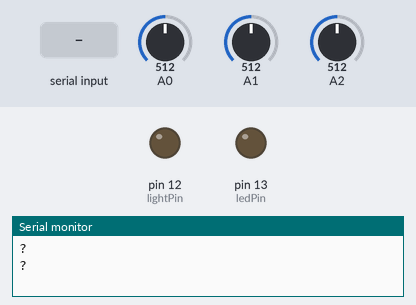
Bench run of a sketch on a simulated Arduino Uno, built with avr-gcc and run on an emulated ATmega328P. Parts: output pins drawn as LEDs (lit = HIGH), the last lines printed to the serial monitor. Dashed ring = blinking. The test bench sets the inputs (shaded band); at power-on: A0 = 512, A1 = 512, A2 = 512.

Above: at 1.2 s.
1.3 s: "AR-" received over Serial
At 4.2 s:
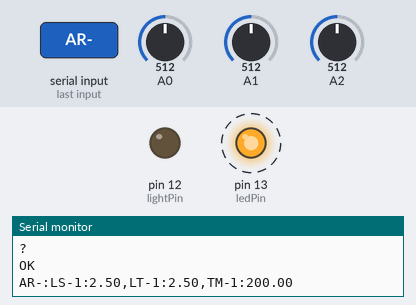
4.3 s: "l1 on" received over Serial
At 8.9 s:
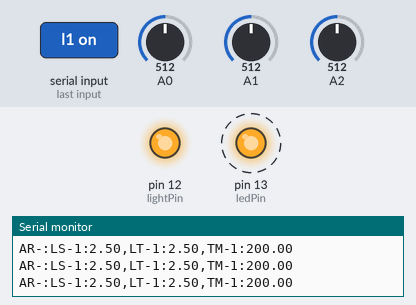
Timing chart, 0 to 16.3 s (numbered marks = the images above; inputs shaded):
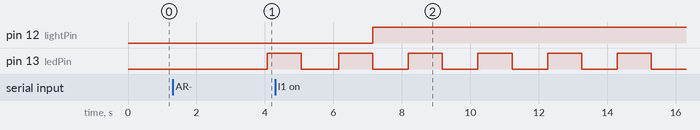

The sketch:

analogReporter.ino
```cpp
// Led Pin, this is the onboard Arduino LED that flashes
int ledPin = 13;
// Light Pin, this is the light we're going to turn on when light is low
int lightPin = 12;
// How often the board should update
int delayTime = 1000;

String id = "0";

byte handshakeCompleted = 0;

// Setup the serial reading variables
String readMessage; // Allocate some space for the string
byte index = 0; // Index into array; where to store the character

void setup()
{
  Serial.begin(9600);

  pinMode(ledPin, OUTPUT);
  pinMode(lightPin, OUTPUT);

}

void loop()
{
  String readMessage = "";
  char character;

  while(Serial.available()) {
      character = Serial.read();
      readMessage.concat(character);
      delay(10);
  }

  if (handshakeCompleted == 1) {
    // Get the data
    float data0 = getVoltage(A0);
    float data1 = getVoltage(A1);
    float data2 = getVoltage(A2);
    // Convert to degrees
    data2 = (data2 - .5) * 100;

    // Send Data
    Serial.println(
      id+":"+
      getDataString("LS-1",data0)+","+
      getDataString("LT-1",data1)+","+
      getDataString("TM-1",data2)
    );

    // Flash the led flasher.
    delay(delayTime);
    digitalWrite(ledPin, HIGH);
    delay(delayTime);
    digitalWrite(ledPin, LOW);

    // Translate incoming messages
    if (readMessage.indexOf("l1 on") == 0) {
      digitalWrite(lightPin, HIGH);
    }
    if (readMessage.indexOf("l1 off") == 0) {
      digitalWrite(lightPin, LOW);
    }
  } else {
    // Perform Hanshake
    if (readMessage.indexOf("AR-") == 0) {
      Serial.println("OK");
      handshakeCompleted = 1;
      id = readMessage;
    } else if (readMessage.length()>0) {
      Serial.println("Err We Got "+readMessage);
    } else {
      Serial.println("?");
    }
    delay(delayTime);
  }
}

// Converts float to srting, and concatenates them into data format.
String getDataString(String name, float value) {
  char buffer[10];
  String valueString = name;
  dtostrf(value, 1, 2, buffer);
  valueString += ":";
  valueString += buffer;
  return valueString;
}

float getVoltage(int pin){
  int reading = 0;
  int sampleCount = 10;  // use lower number for more speed.  higher number for more filtering

  analogRead(pin); // this one gets thrown away
  for(int i = 0; i < sampleCount ; i++) {
    reading += analogRead(pin); // accumulate readings
    delay(1);
  }
  reading = reading / sampleCount ;  // calculate the average
  //converting from a 0 to 1023 digital range
  // to 0 to 5 volts (each 1 reading equals ~ 5 millivolts
  return (reading * .004882814);
}
```

Measured:
- after the input at 1.3 s, pin 13 (ledPin): LOW → HIGH after 2.8 s
- after the input at 4.3 s, pin 12 (lightPin): LOW → HIGH after 2.9 s
